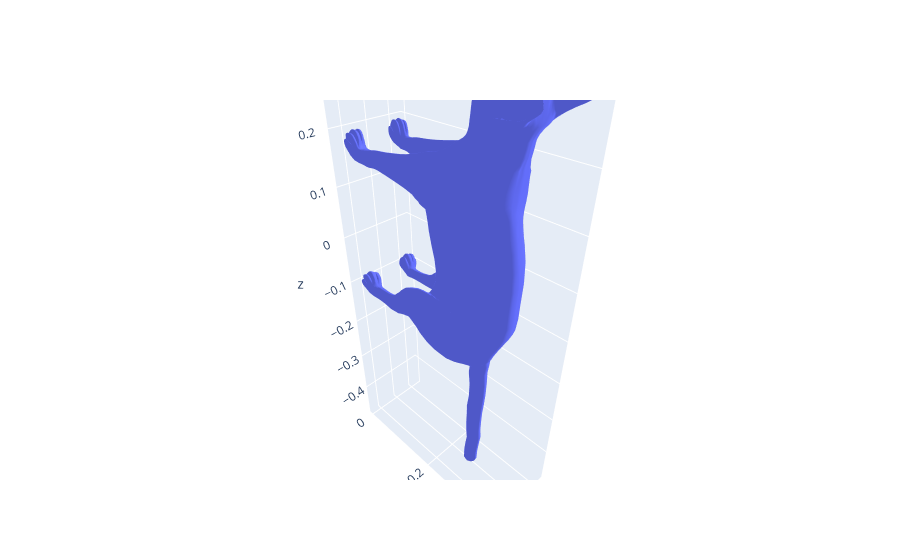

The notebook cell saved with this chart:
### Markdown cell above
With `plotly`.

### Code cell
plotter = MeshPlotter.from_registry(which="plotly")

plotter.add_mesh(mesh)

plotter.show()

### Figure 1 — Plotly figure (JSON) as saved in the notebook; plotly's stock layout.template omitted (floating-point values rounded to 4 significant figures; data arrays with more than 128 entries replaced by an {"elided": "..."} marker saying what was removed)
{"data": [{"colorscale": [[0, "#440154"], [0.1111, "#482878"], [0.2222, "#3e4989"], [0.3333, "#31688e"], [0.4444, "#26828e"], [0.5556, "#1f9e89"], [0.6667, "#35b779"], [0.7778, "#6ece58"], [0.8889, "#b5de2b"], [1, "#fde725"]], "i": {"elided": "14410 int values"}, "j": {"elided": "14410 int values"}, "k": {"elided": "14410 int values"}, "text": {"elided": "7207 str values"}, "type": "mesh3d", "x": {"elided": "7207 float values"}, "y": {"elided": "7207 float values"}, "z": {"elided": "7207 float values"}}], "layout": {"scene": {"aspectmode": "data"}}}
